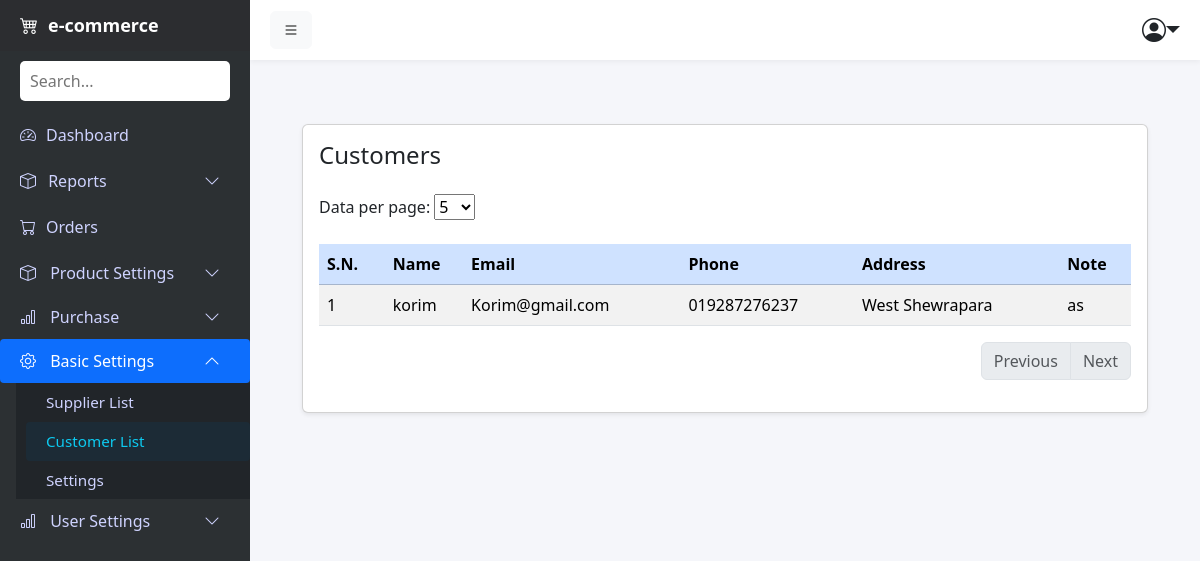
/customer/ (signed in), run on the app's committed database.
### products/models.py (models this page shows, shortened)
class Customer(models.Model):
    name = models.CharField(max_length=150)
    email = models.EmailField(max_length=100)
    phone = models.CharField(max_length=20)
    address = models.TextField()
    note = models.TextField(blank=True)

### products/views.py (the view)
# urls.py: path('customer/', views.customer_list, name='customer'),
@login_required(login_url='/login/')
def customer_list(request):
    customers = Customer.objects.all().order_by('-id')
    return render(request, 'customer/customer.html', {'customers': customers})

### products/context_processors.py (called while the page is built)
def wishlist_count(request):
    if request.user.is_authenticated:
        count = Wishlist.objects.filter(user=request.user).count()
    else:
        if not request.session.session_key:
            request.session.create()
        count = Wishlist.objects.filter(
            session_key=request.session.session_key
        ).count()
    return {"wishlist_count": count}

### products/templates/customer/customer.html (shortened to what this page needs)
{% extends 'base.html' %}
{% block content %}
<div class="container mt-4">
    <div class="card shadow-sm">
        <div class="card-body">
            <div class="d-flex justify-content-between mb-3">
                <h4>Customers</h4>
            </div>
            <form method="get" class="d-inline-block mb-4">
                <label>Data per page: </label>
                <select name="per_page" onchange="this.form.submit()">
                    <option value="5" {% if per_page|add:'0' == 5 %}selected{% endif %}>5</option>
                </select>
            </form>
            <table class="table table-striped table-hover align-middle">
                <thead class="table-primary align-middle">
                    <tr>
                        <th class="p-2">S.N.</th>
                        <th>Name</th>
                        <th>Email</th>
                        <th>Phone</th>
                        <th>Address</th>
                        <th>Note</th>
                    </tr>
                </thead>
                <tbody>
                    {% for c in customers  %}
                    <tr>
                        <td class="p-2">{{ forloop.counter }}</td>
                        <td>{{ c.name }}</td>
                        <td>{{ c.email }}</td>
                        <td>{{ c.phone }}</td>
                        <td>{{ c.address }}</td>
                        <td>{{ c.note }}</td>
                    </tr>
                    {% empty %}
                    <tr>
                        <td colspan="7" class="text-center text-muted">No customers found</td>
                    </tr>
                    {% endfor %}
                </tbody>
            </table>
            <nav class="d-flex justify-content-end mt-3">
                <ul class="pagination">
                    {% if page_obj.has_previous %}
                    <li class="page-item">
                        <a class="page-link" href="?page={{ page_obj.previous_page_number }}&per_page={{ per_page }}">Previous</a>
                    </li>
                    {% else %}
                    <li class="page-item disabled"><span class="page-link">Previous</span></li>
                    {% endif %}
                    {% if page_obj.has_next %}
                    <li class="page-item">
                        <a class="page-link" href="?page={{ page_obj.next_page_number }}&per_page={{ per_page }}">Next</a>
                    </li>
                    {% else %}
                    <li class="page-item disabled"><span class="page-link">Next</span></li>
                    {% endif %}
                </ul>
            </nav>
        </div>
    </div>
</div>
{% endblock %}

### static/css/nav.css (style rules this page uses)
body { overflow-x: hidden; background: #f5f6fa; font-family: 'Segoe UI', sans-serif; }

### products/templates/customer/customer.html (style rules this page uses)
.table>:not(caption)>*>* { padding: .1rem; }

### data on the page
Customer: name "korim", email "Korim@gmail.com", phone "019287276237", address "West Shewrapara", note "as"
